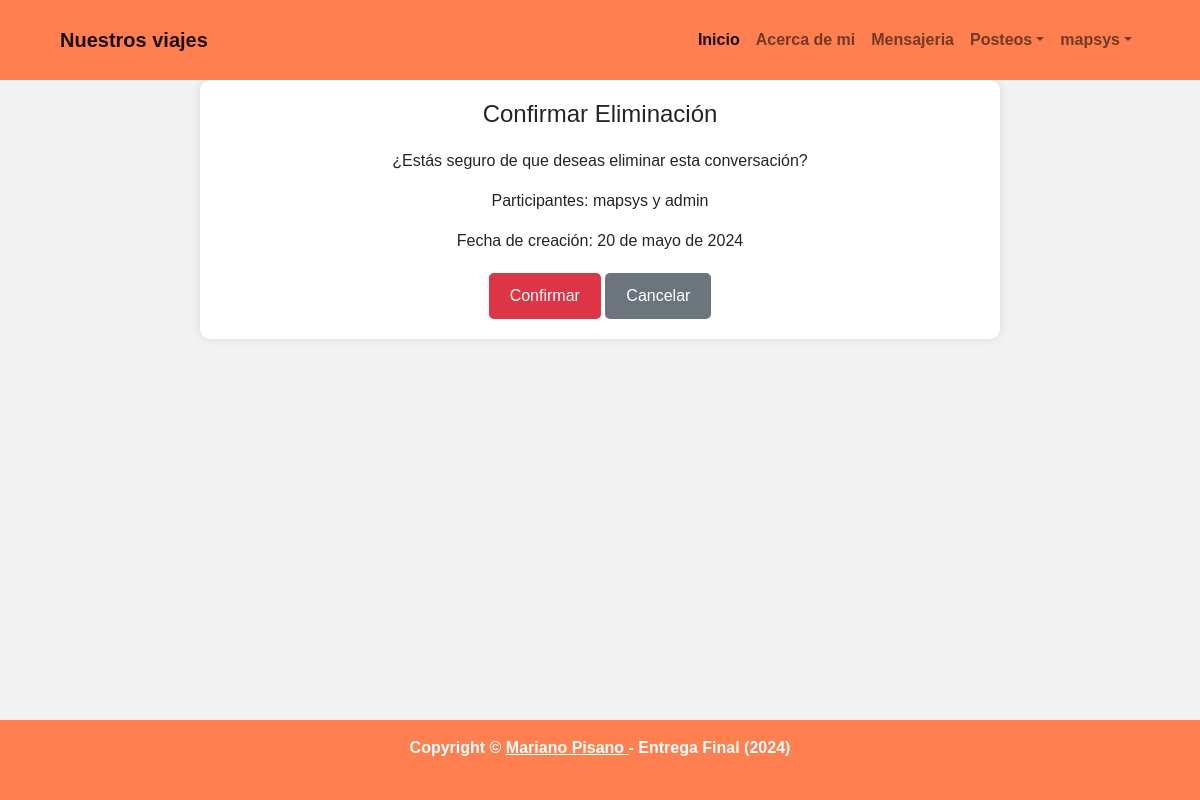
Page /mensajes/confirmar-eliminacion/14/ (signed in) on the committed database.
### mensajes/models.py (models this page shows)
class Intercambio(models.Model):
    user_1    = models.ForeignKey(User, on_delete=models.CASCADE, related_name='user_1')
    user_2    = models.ForeignKey(User, on_delete=models.CASCADE, related_name='user_2')
    fecha_creacion = models.DateField(auto_now=False, auto_now_add=True)

### mensajes/views.py (the view)
# urls.py: path('confirmar-eliminacion/<int:intercambio_id>/', views.confirmar_eliminacion, name='confirmar_eliminacion'),
@login_required
def confirmar_eliminacion(request, intercambio_id):
    intercambio = get_object_or_404(Intercambio, id=intercambio_id)
    return render(request, 'mensajes/confirmar_eliminacion.html', {'intercambio': intercambio})

### mensajes/templates/mensajes/confirmar_eliminacion.html (shortened to what this page needs)
{% extends 'core/base.html' %}
{% block bloque_contenido %}
<div class="confirmacion-eliminacion">
    <h1>Confirmar Eliminación</h1>
    <div class="detalle">
        <p>¿Estás seguro de que deseas eliminar esta conversación?</p>
        <p>Participantes: {{ intercambio.user_1.username }} y {{ intercambio.user_2.username }}</p>
        <p>Fecha de creación: {{ intercambio.fecha_creacion }}</p>
    </div>
    <form method="post" action="{% url 'mensajes:borrar_intercambio' intercambio.id %}">
        <button type="submit" class="btn btn-confirmar">Confirmar</button>
        <a href="{% url 'mensajes:home' %}" class="btn btn-cancelar">Cancelar</a>
    </form>
</div>
{% endblock bloque_contenido %}

### core/templates/core/base.html (shortened to what this page needs)
{% load static %}
<!DOCTYPE html>
<html lang="en">
<head>
    {% load static %}
    <link rel="stylesheet"
          href="https://cdn.jsdelivr.net/npm/bootstrap-icons@1.9.1/font/bootstrap-icons.css">
    <link href="{% static 'css/styles.css' %}" rel="stylesheet" />
</head>
<body>
{% load static %}
<nav style="background-color: coral;
            color: black;
            font-weight: bold;
            height: 80px"
     class="navbar navbar-expand-lg navbar-light ">
  <div class="container-fluid">
    <a class="navbar-brand px-5 " href="{% url 'core:home' %}">Nuestros viajes</a>
    <div class="collapse navbar-collapse me-5" id="navbarSupportedContent">
      <ul class="navbar-nav ms-auto py-4 py-lg-0">
        <li class="nav-item">
          <a class="nav-link active"
             aria-current="page"
             href="{% url 'core:home' %}">Inicio</a>
        </li>
        <li class="nav-item">
          <a class="nav-link"
             href="{% url 'core:about' %}">Acerca de mi</a>
        </li>
        {% if request.user.is_authenticated %}
          <li class="nav-item">
            <a class="nav-link" href="{% url 'mensajes:home' %}">Mensajeria</a>
          </li>
          <li class="nav-item dropdown">
            <a class="nav-link dropdown-toggle"
               href="#"
               role="button"
               data-bs-toggle="dropdown"
               aria-expanded="false">Posteos</a>
          </li>
          <li class="nav-item dropdown">
            <a class="nav-link dropdown-toggle"
               href="#"
               role="button"
               data-bs-toggle="dropdown"
               aria-expanded="false">{{ request.user.username }}</a>
          </li>
        {% endif %}
      </ul>
    </div>
  </div>
</nav>
{% block bloque_contenido %}
{% endblock bloque_contenido %}
<footer style="background-color: coral;
               color: black;
               font-weight: bold;
               height: 80px"
        class="footer mt-auto py-3 fixed-bottom">
  <div class="container">
    <p class="m-0 text-center text-white">
      Copyright &copy;
      <a href="{% url 'core:about' %}" style="color: white; text-decoration: underline;">
        Mariano Pisano
      </a>
      - Entrega Final (2024)
    </p>
  </div>
</footer>
</body>
</html>

### mensajes/templates/mensajes/confirmar_eliminacion.html (style rules this page uses)
body { font-family: Arial, sans-serif; background-color: #f2f2f2; }
.confirmacion-eliminacion { max-width: 800px; margin: 0 auto; padding: 20px; background-color: #fff; border-radius: 10px; box-shadow: 0 0 10px rgba(0, 0, 0, 0.1); text-align: center; }
h1 { font-size: 24px; margin-bottom: 20px; }
.detalle { margin-bottom: 20px; }
.btn { display: inline-block; padding: 10px 20px; text-decoration: none; border-radius: 5px; transition: background-color 0.3s; }
.btn-cancelar { background-color: #6c757d; color: white; }
.btn-confirmar { background-color: #dc3545; color: white; }

### rows in the picture
Intercambio: user_1.username "mapsys", user_2.username "admin", fecha_creacion "20 de mayo de 2024"

### other values in the picture
{{ request.user.username }} "mapsys"
